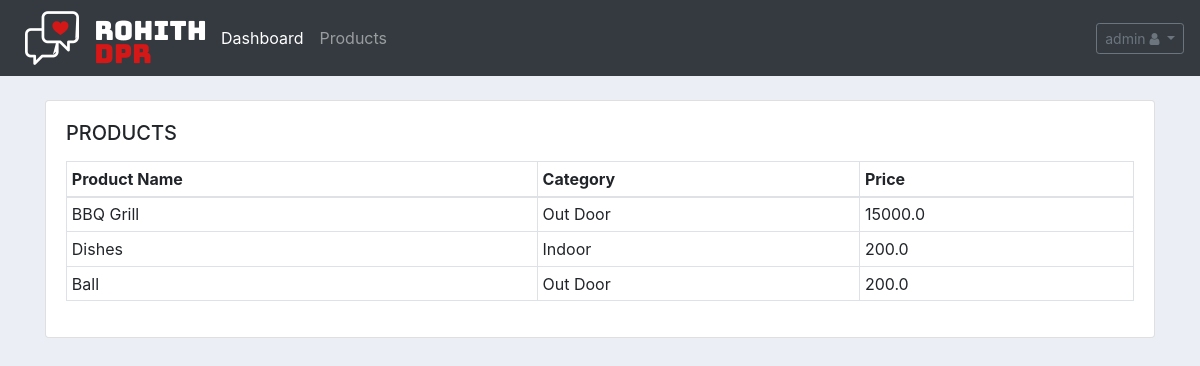
/product/ (signed in), run on the app's committed database.
### accounts/models.py (models this page shows, shortened)
class Product(models.Model):
    CATEGORY = (
        ('Indoor', 'Indoor'),
        ('Out Door', 'Out Door')
    )
    name = models.CharField(max_length=300, null=True)
    price = models.FloatField(null=True)
    category = models.CharField(max_length=200, null=True, choices=CATEGORY)
    description = models.CharField(max_length=1000, null=True)
    date_created = models.DateTimeField(auto_now_add=True, null=True)
    tags = models.ManyToManyField(Tag)

### accounts/decorators.py (the view)
        def wrapper_func(request, *args, **kwargs):
            group = None
            if request.user.groups.exists():
                group = request.user.groups.all()[0].name
            if group in allowed_roles:
                return view_func(request, *args, **kwargs)
            else:
                return render(request, 'accounts/401.html')

### accounts/views.py (called while the page is built)
@login_required(login_url='login_page')
@allowed_users(allowed_roles=['admin'])
def product(request):
    products = Product.objects.all()
    return render(request, 'accounts/product.html', {'products': products})

### accounts/templates/accounts/product.html
{% extends 'accounts/main.html' %}
{% block content %}
<br/>
<div class="container">
    <div class="row">
        <div class="col">
            <div class="card">
                <div class="card-body">
                    <h5 class="card-title">PRODUCTS</h5>
                    <p class="card-text">
                    <table class="table table-bordered table-sm">
                        <thead>
                        <tr>
                            <th scope="col">Product Name</th>
                            <th scope="col">Category</th>
                            <th scope="col">Price</th>
                        </tr>
                        </thead>
                        <tbody>
                        {% for product in products %}
                        <tr>
                            <td>{{ product.name }}</td>
                            <td>{{ product.category }}</td>
                            <td>{{ product.price }}</td>
                        </tr>
                        {% endfor %}
                        </tbody>
                    </table>
                    </p>
                </div>
            </div>
        </div>
    </div>
</div>
{% endblock %}

### accounts/templates/accounts/navbar.html (shortened to what this page needs)
{% load static %}
<nav class="navbar navbar-expand-lg navbar-dark bg-dark">
    <a href="{% url 'home_page' %}"><img src="{% static 'images/logo_new_one.png' %}"></a>
    <div class="collapse navbar-collapse" id="navbarNav">
        <ul class="navbar-nav">
            <li class="nav-item active">
                <a class="nav-link" href="{% url 'home_page' %}">Dashboard</a>
            </li>
            {% if request.user.is_staff %}
            <li class="nav-item">
                <a class="nav-link" href="{% url 'product_page'%}">Products</a>
            </li>
            {% endif %}
        </ul>
    </div>
    <div class="btn-group" role="group" aria-label="Button group with nested dropdown">
        <div class="btn-group btn-group-sm" role="group">
            <button id="btnGroupDrop1" type="button" class="btn btn-outline-secondary dropdown-toggle"
                    data-toggle="dropdown"
                    aria-haspopup="true" aria-expanded="false">
                {{ request.user }} <i class="fa fa-user"></i>
            </button>
        </div>
    </div>
</nav>

### static/css/main.css (style rules this page uses)
body { background-color : #ebeff5; }

### data on the page
Product: name "BBQ Grill", category "Out Door", price "15000.0"
Product: name "Dishes", category "Indoor", price "200.0"
Product: name "Ball", category "Out Door", price "200.0"

### other printed values
{{ request.user }} "admin"
